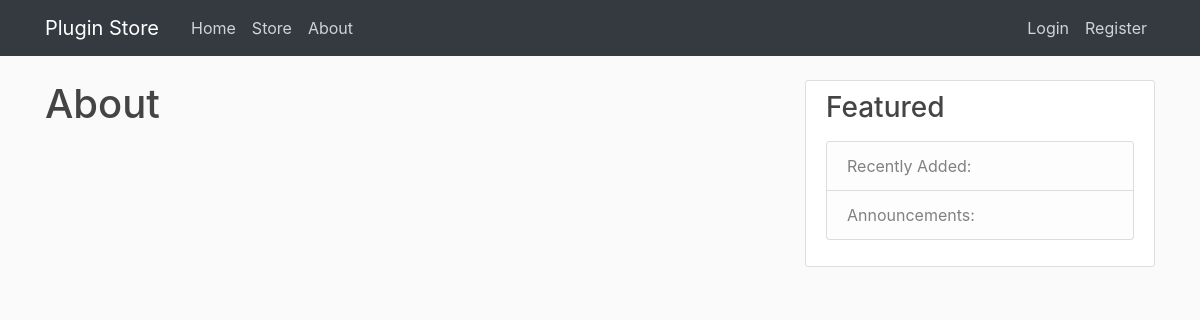
Page /about/ on the earlier database version.
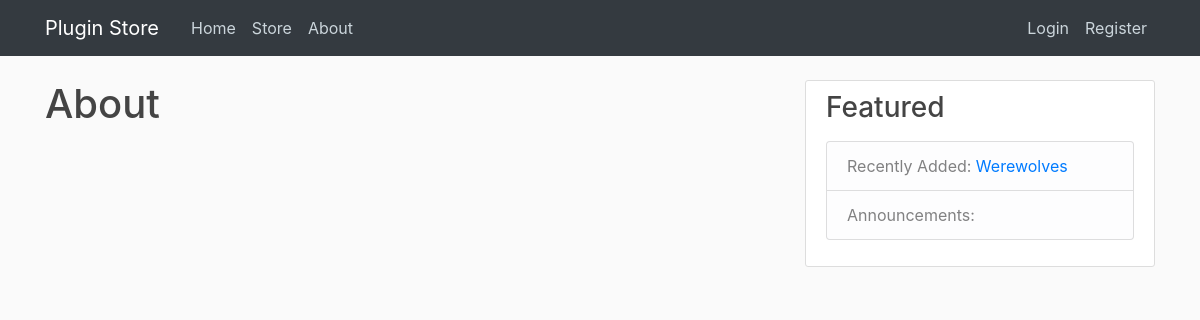
Same page on the later database version.
### store/models.py (models this page shows, shortened)
class Plugin(models.Model):
    plugin_id = models.UUIDField(primary_key=True, default=uuid.uuid4, editable=False)
    title = models.CharField(max_length=255, default='')
    author = models.CharField(max_length=100, default='')
    description = models.TextField()
    download_link = models.CharField(max_length=255, default='')
    date_posted = models.DateTimeField(default=timezone.now)

### store/views.py (the view)
# urls.py: path('about/', views.about, name='store-about'),
def about(request):
    context = {
        'latest_plugin': Plugin.objects.first(),
        'latest_post': Post.objects.first()
    }
    return render(request, 'Store/about.html', context)

### store/templates/store/about.html
{% extends "Store/baseGeneric.html" %}
{% block content %}
    <h1>About</h1>
{% endblock content %}

### store/templates/store/baseGeneric.html (shortened to what this page needs)
{% load static %}
<!DOCTYPE html>
<html lang="en">
<head>
    <link rel="stylesheet" href="https://maxcdn.bootstrapcdn.com/bootstrap/4.0.0/css/bootstrap.min.css">
    <link rel="stylesheet" type="text/css" href="{% static 'store/main.css' %}">
</head>
<body>
<header class="site-header">
    <nav class="navbar navbar-expand-md navbar-dark bg-dark fixed-top">
        <div class="container">
            <a class="navbar-brand mr-4" href="/">Plugin Store</a>
            <div class="collapse navbar-collapse" id="navbarToggle">
                <div class="navbar-nav mr-auto">
                    <a class="nav-item nav-link" href="{% url 'store-home' %}">Home</a>
                    <a class="nav-item nav-link" href="{% url 'store' %}">Store</a>
                    <a class="nav-item nav-link" href="{% url 'store-about' %}">About</a>
                </div>
                <div class="navbar-nav">
                    {% if user.is_authenticated %}
                        <input class="form-control mr-sm-2" type="search" placeholder="Search" aria-label="Search">
                        <button class="btn btn-outline-primary my-2 my-sm-0" type="submit">Search</button>
                        <a class="nav-item nav-link" href="{% url 'profile' %}">Profile</a>
                        <a class="nav-item nav-link" href="{% url 'logout' %}">Logout</a>
                    {% else %}
                        <a class="nav-item nav-link" href="{% url 'login' %}">Login</a>
                        <a class="nav-item nav-link" href="{% url 'register' %}">Register</a>
                    {% endif %}
                </div>
            </div>
        </div>
    </nav>
</header>
<main role="main" class="container">
    <div class="row">
        <div class="col-md-8">
            {% block content %}{% endblock %}
        </div>
        <div class="col-md-4">
            <div class="content-section">
                <h3>Featured</h3>
                <p class='text-muted'>
                <ul class="list-group">
                    <li class="list-group-item list-group-item-light">Recently Added: <a href="#">{{ latest_plugin.title }}</a></li>
                    <li class="list-group-item list-group-item-light">Announcements: <a href="#">{{ latest_post.title }}</a></li>
                </ul>
                </p>
            </div>
        </div>
    </div>
</main>
</body>
</html>

Differences in the rows shown:
added Plugin: title "Werewolves"
